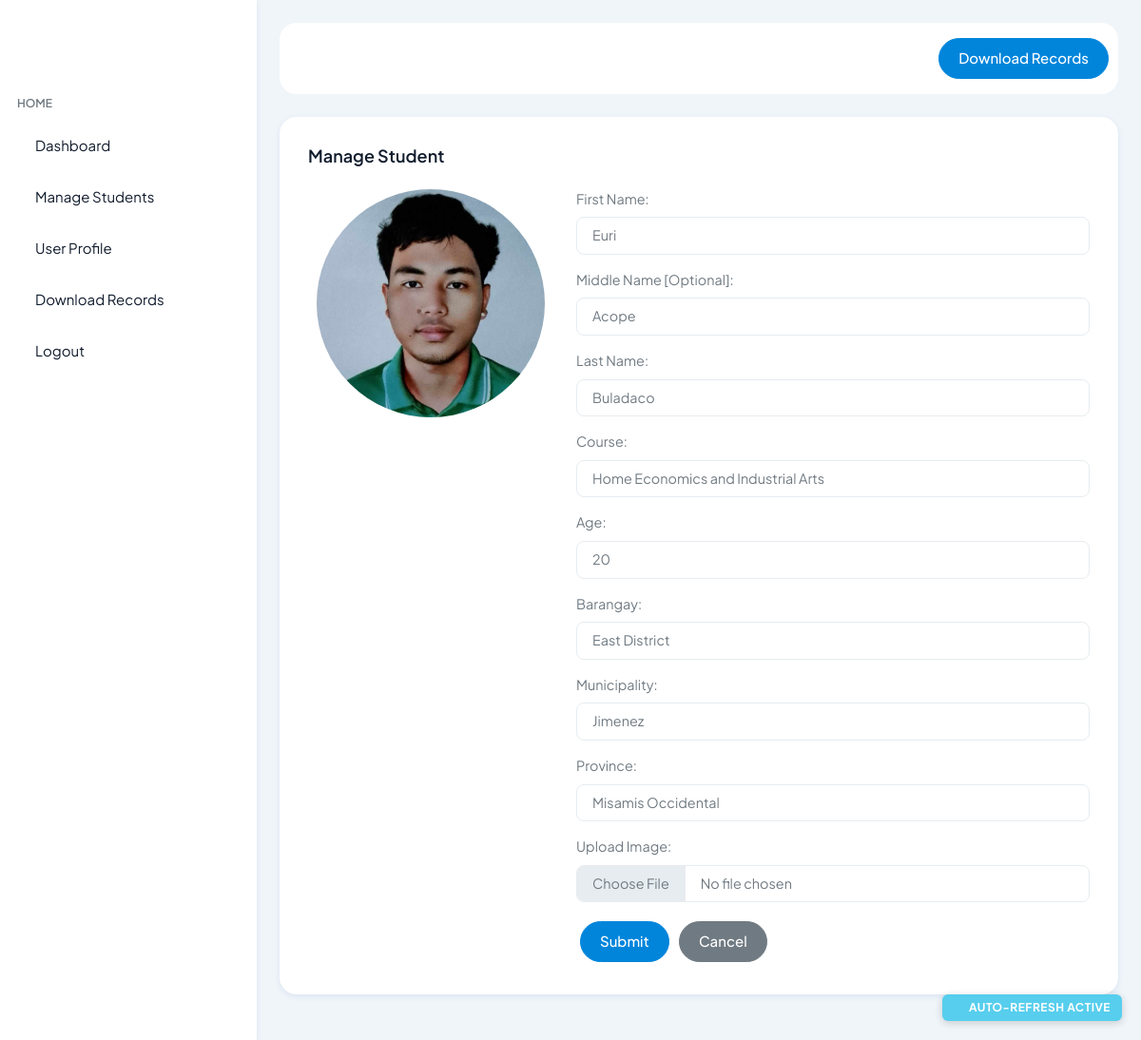
/admin/edit_student/2023301341 (signed in), run on the app's committed database.
### models/student.py (models this page shows, shortened)
class Student(db.Model):
    __tablename__ = 'students'
    id = db.Column(db.String(20), primary_key=True)
    first_name = db.Column(db.String(50), nullable=False)
    middle_name = db.Column(db.String(50))
    last_name = db.Column(db.String(50), nullable=False)
    age = db.Column(db.Integer)
    course_id = db.Column(db.Integer, db.ForeignKey('courses.id'))
    location_id = db.Column(db.Integer, db.ForeignKey('locations.id'))
    image = db.Column(db.String(255))
    course = db.relationship('Course', back_populates='students')
    location = db.relationship('Location', back_populates='students')
    attendance_records = db.relationship('Attendance', back_populates='student', lazy=True)

### models/course.py (models this page shows, shortened)
class Course(db.Model):
    __tablename__ = 'courses'
    id = db.Column(db.Integer, primary_key=True)
    course_name = db.Column(db.String(100), nullable=False, unique=True)
    students = db.relationship('Student', back_populates='course')

### models/location.py (models this page shows, shortened)
class Location(db.Model):
    __tablename__ = 'locations'
    id = db.Column(db.Integer, primary_key=True)
    barangay = db.Column(db.String(100), nullable=False)
    municipality = db.Column(db.String(100), nullable=False)
    province = db.Column(db.String(100), nullable=False)
    students = db.relationship('Student', back_populates='location')

### app.py (the view, shortened to what this page needs)
@app.route('/admin/edit_student/<student_id>', methods=['GET', 'POST'])
def edit_student(student_id):
    if 'admin' not in session:
        flash('Unauthorized access!')
        return redirect(url_for('admin_login'))
    student = Student.query.get_or_404(student_id)
    courses = Course.query.all()
    return render_template('admin_new/ae_manage_student.html', student=student, courses=courses)

### templates/admin_new/ae_manage_student.html (shortened to what this page needs)
{% extends "admin_new/ae_base.html" %}
{% block admin_home %}
<div class="card">
    <div class="card-body">
        <h5 class="card-title fw-semibold mb-4">Manage Student</h5>
        <form method="POST" action="/admin/edit_student/{{ student.id }}" enctype="multipart/form-data">
            <div class="row">
                <div class="col-md-4 text-center">
                    <img id="profileImagePreview"
                        src="{{ url_for('static', filename='uploads/' ~ (student.image or 'default.png')) }}"
                        alt="Profile Image" class="rounded-circle"
                        style="width: 15rem; height: 15rem; object-fit: cover;">
                </div>
                <div class="col-md-8">
                    <div class="form-group mb-3">
                        <label for="firstName" class="form-label">First Name:</label>
                        <input type="text" class="form-control" id="firstName" name="firstName"
                            value="{{ student.first_name }}" required>
                    </div>
                    <div class="form-group mb-3">
                        <label for="middleName" class="form-label">Middle Name [Optional]:</label>
                        <input type="text" class="form-control" id="middleName" name="middleName"
                            value="{{ student.middle_name }}">
                    </div>
                    <div class="form-group mb-3">
                        <label for="lastName" class="form-label">Last Name:</label>
                        <input type="text" class="form-control" id="lastName" name="lastName"
                            value="{{ student.last_name }}" required>
                    </div>
                    <div class="form-group mb-3">
                        <label for="course" class="form-label">Course:</label>
                        <select class="form-control" id="course" name="course" required>
                            {% for course in courses %}
                            <option value="{{ course.id }}" {% if student.course_id==course.id %}selected{% endif %}>
                                {{ course.course_name }}
                            </option>
                            {% endfor %}
                        </select>
                    </div>
                    <div class="form-group mb-3">
                        <label for="age" class="form-label">Age:</label>
                        <input type="number" class="form-control" id="age" name="age" value="{{ student.age }}"
                            required>
                    </div>
                    <div class="form-group mb-3">
                        <label for="Barangay" class="form-label">Barangay:</label>
                        <input type="text" class="form-control" id="Barangay" name="Barangay"
                            value="{{ student.location.barangay }}" required>
                    </div>
                    <div class="form-group mb-3">
                        <label for="Municipality" class="form-label">Municipality:</label>
                        <input type="text" class="form-control" id="Municipality" name="Municipality"
                            value="{{ student.location.municipality }}" required>
                    </div>
                    <div class="form-group mb-3">
                        <label for="Province" class="form-label">Province:</label>
                        <input type="text" class="form-control" id="Province" name="Province"
                            value="{{ student.location.province }}" required>
                    </div>
                    <div class="form-group mb-3">
                        <label for="image" class="form-label">Upload Image:</label>
                        <input type="file" class="form-control" id="image" name="image" accept="image/*"
                            onchange="previewImage(event)">
                    </div>
                    <button type="submit" class="btn btn-primary m-1">Submit</button>
                    <button type="button" class="btn btn-secondary m-1"
                        onclick="window.location.href='/admin/manage_students'">Cancel</button>
                </div>
            </div>
        </form>
    </div>
</div>
{% endblock %}

### data on the page
Student: image (picture), firstName "Euri", middleName "Acope", lastName "Buladaco", course "Home Economics and Industrial Arts", age "20"
Location: Barangay "East District", Municipality "Jimenez", Province "Misamis Occidental"
